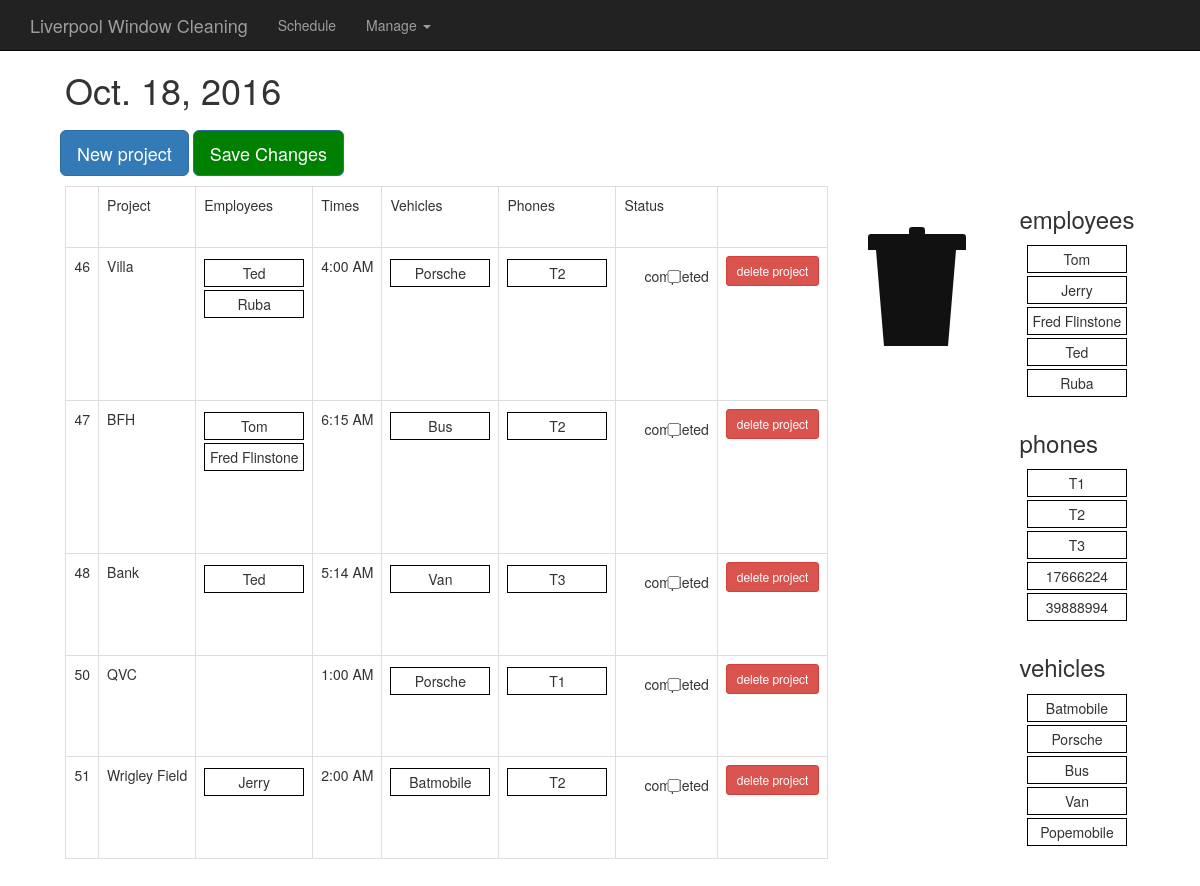
The app's page /, older data.
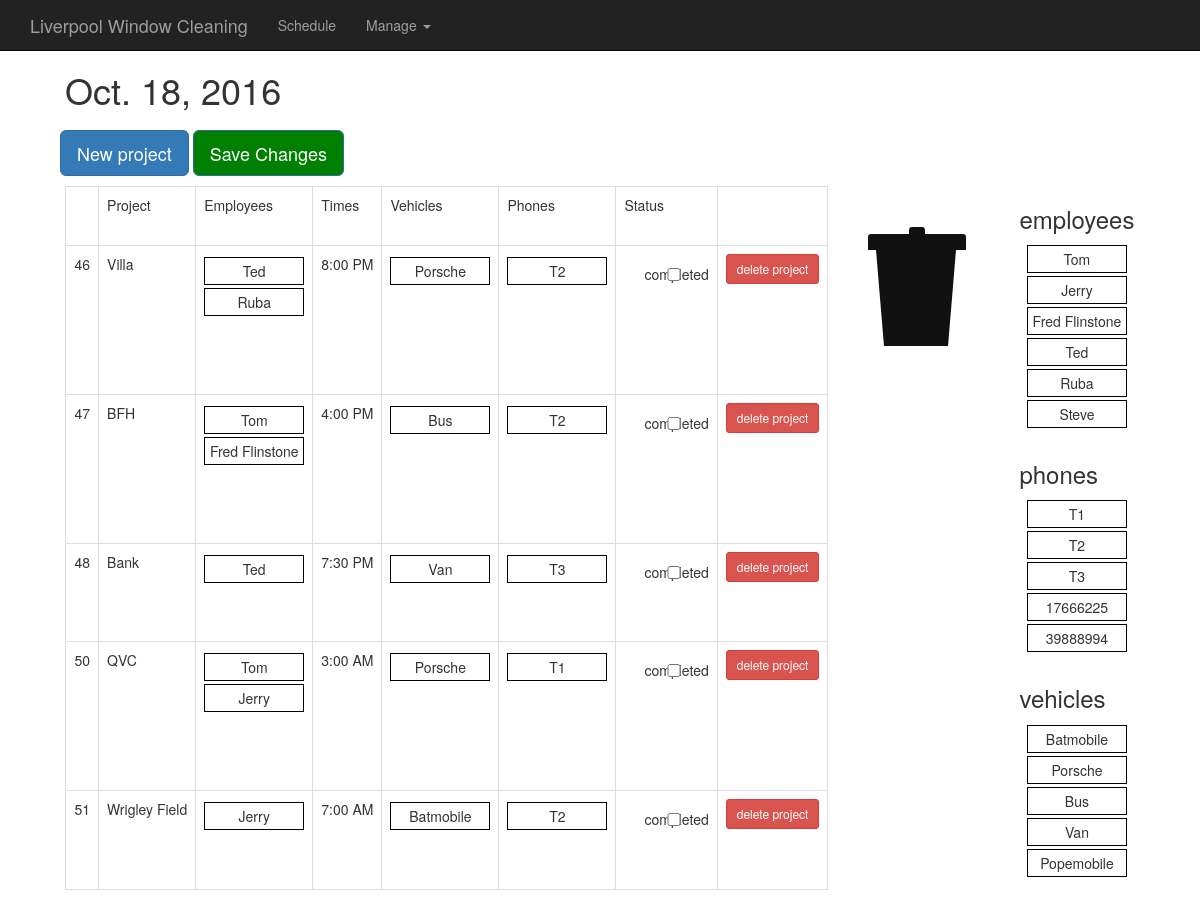
The same page, newer data.
### daily/models.py (models this page shows, shortened)
class Project(models.Model):
  complete = 'CMP'
  incomplete = 'INCMP'
  status_choices = (
      (complete, 'complete'),
      (incomplete, 'incomplete'),
      )
  name = models.CharField(max_length=200)
  date = models.DateField('Date', default=timezone.now().date())
  time = models.TimeField('Time', default=timezone.now().time())
  employee = models.ManyToManyField(Employee)
  phone = models.ManyToManyField(Phone)
  vehicle = models.ManyToManyField(Vehicle)
  status = models.CharField(
      max_length=5,
      choices=status_choices,
      default=incomplete
      )

class Employee(models.Model):
  name = models.CharField(max_length=100)
  category = models.ManyToManyField(Category)

class Vehicle(models.Model):
  name = models.CharField(max_length=100)

class Phone(models.Model):
  number = models.CharField(max_length=10)

### daily/views.py (the view)
# urls.py: url(r'^$', views.index, name='index'),
def index(request):
  today = timezone.now().date()
  incompletes = Project.objects.filter(status='INCMP')
  employees = Employee.objects.all()
  phones = Phone.objects.all()
  vehicles = Vehicle.objects.all()
  date = datetime.date(int(today.year), int(today.month), int(today.day))
  context = {'date': date, 'schedule': incompletes, 'date': today,
      'emp_names': employees, 'phones': phones, 'vehicles': vehicles}
  return render(request, 'daily/daily.html/', context)

### daily/templates/daily/daily.html (shortened to what this page needs)
{% extends 'daily/base.html' %}
{% load static %}
{% block content %}
      <div class="container">
      <div class="starter-template">
        <h1 id="date">{{ date }}</h1>
      </div>
    </div>
    <div id="daily-view">
        <div id="form-fields">
          <button type="button" class="btn btn-primary btn-lg" id="new-proj-button" onclick="addProject()">New project</button>
             <button type="button" class="btn btn-primary btn-lg"
              id="save-button" onclick="updateSchedule()">Save Changes</button>
        </div>
        <div class="h-box">
        <table class="table table-bordered" id="daily-table">
          <tbody>
            <tr>
              <td>  </td>
              <td>Project</td>
              <td>Employees</td>
              <td>Times</td>
              <td>Vehicles</td>
              <td>Phones</td>
              <td>Status </td>
              <td></td>
            </tr>
            {% for project in schedule.all %}
            <tr id={{ project.id }} class ="project">
              <td>{{ project.id }}</td>
              <td class="name-td">{{ project.name }}</td>
              <td>
                <ol class='sortable_with_drop employee_list'>
                  {% for emp in project.employee.all %}
                  <li class="flex-li employee">{{ emp.name }}</li>
                  {% endfor %}
                </ol>
              </td>
              <td class="time-td"><span>{{project.time|time:"g:i A"}}<span></td>
              <td>
                <ol class='sortable_with_drop vehicle_list'>
                  {% for v in project.vehicle.all %}
                  <li class="flex-li vehicle">{{ v.name }}</li>
                  {% endfor %}
                </ol>
              </td>
              <td>
                <ol class='sortable_with_drop phone_list'>
                  {% for tel in project.phone.all %}
                  <li class="flex-li telephone">{{ tel.number }}</li>
                  {% endfor %}
                </ol>
              </td>
              <td>
                <div class="checkbox">
                  <label>
                    <input type="checkbox" class="chk-box"> completed
                  </label>
                </div>
              </td>
              <td>
                <button type="button" class="btn btn-sm btn-danger
                  delete">delete project</button>
              </td>
              {% endfor %}
            </tbody>
          </table>
          <ol class='trash employee_trash'>
            <li>
                <div class="lid"></div>
                <div class="lidcap"></div>
                <div class="bin"></div>
              </li>
            </ol>
          <div class="v-box" id="sources">
            <h3>employees</h3>
            <ol class='sortable_with_no_drop' id="emps-source">
              {% for emp in emp_names.all %}
              <li class="flex-li employee">{{ emp.name }}</li>
              {% endfor %}
            </ol>
            <h3>phones</h3>
            <ol class='sortable_with_no_drop' id="phones-source">
              {% for phone in phones.all %}
              <li class="flex-li telephone">{{ phone.number }}</li>
              {% endfor %}
            </ol>
            <h3>vehicles</h3>
            <ol class='sortable_with_no_drop' id="vehicles-source">
              {% for v in vehicles.all %}
              <li class="flex-li vehicle">{{ v.name }}</li>
              {% endfor %}
            </ol>
          </div>
        </div>
      </div>
    </body>
    {% endblock %}

### daily/templates/daily/base.html (shortened to what this page needs)
<!DOCTYPE html>
{% load static %}
<html lang="en"><head><meta http-equiv="Content-Type" content="text/html; charset=UTF-8">
    <head>
      <link rel="stylesheet" type="text/css" href= "{% static 'daily/bootstrap.min.css' %}"/>
      <link rel="stylesheet" type="text/css" href= "{% static 'daily/daily.css' %}"/>
      <link rel="stylesheet" type="text/css" href= "{% static 'daily/trash.css' %}"/>
    <link href="{% static 'daily/ie10-viewport-bug-workaround.css' %}" rel="stylesheet">
      <link rel="stylesheet" type="text/css" href= "{% static 'daily/jquery.timepicker.css' %}"/>
    </head>
    <body>
      <nav class="navbar navbar-inverse navbar-fixed-top">
      <div class="container">
        <div class="navbar-header">
          <a class="navbar-brand" href="#">Liverpool Window Cleaning</a>
        </div>
        <div id="navbar" class="collapse navbar-collapse">
          <ul class="nav navbar-nav">
            <li><a href="index">Schedule</a></li>
            <li class="dropdown">
            <a href="#" class="dropdown-toggle"
              data-toggle="dropdown" role="button" aria-haspopup="true"
              aria-expanded="false">Manage <span class="caret"></span></a>
                </li>
          </ul>
        </div>
      </div>
      </nav>
  {% block content %}
  {% endblock %}

### daily/static/daily/daily.css (style rules this page uses)
input { width: 100px; }
.flex-li { border: 1px solid black; margin: 3px auto; padding: 3px; width: 100px; text-align: center; }
.h-box { padding: 0; margin: 0; list-style: none; display: -webkit-box; display: -moz-box; display: -ms-flexbox; display: -webkit-flex; display: flex; flex-direction: row; justify-content: space-around; }
.v-box { padding: 0; margin: 0; list-style: none; display: -webkit-box; display: -moz-box; display: -ms-flexbox; display: -webkit-flex; display: flex; flex-direction: column; }
#sources { margin: 0 auto; }
#form-fields { padding: 10px; }
#save-button { //display: none; background: green; }
#daily-table { float: left; width: auto; margin: 0 auto; }
ol { display: inline-block; -webkit-padding-start: 0px; list-style-type: none; //height: 100%; width: 100%; min-height: 30px; }
ol li { float: center; }
body { padding: 50px; margin: auto; }

### daily/static/daily/trash.css (style rules this page uses)
.trash { background: #ffffff; position: relative; width: 160px; height: 160px; //margin: 50px auto 0; border-radius: 4px; transition: box-shadow .2s ease; }
.lidcap, .lid, .bin { position: absolute; }
.lidcap, .lid { border-top-left-radius: 3.2px; border-top-right-radius: 3.2px; background: #111; transition: transform .2s linear, margin .2s linear; }
.lidcap { bottom: 110.4px; left: 65px; height: 8px; width: 16px; }
.lid { bottom: 96px; left: 24px; width: 98px; height: 16px; }
.bin { bottom: 0; left: 32px; width: 80px; border-top: 96px solid #111; border-left: 8px solid transparent; border-right: 8px solid transparent; }

Row changes from the older to the newer data that the page shows:
changed Project "Villa": time "4:00 AM" → "8:00 PM"
changed Project "BFH": time "6:15 AM" → "4:00 PM"
changed Project "Bank": time "5:14 AM" → "7:30 PM"
changed Project "QVC": gains Employee (name "Tom"); gains Employee (name "Jerry"); time "1:00 AM" → "3:00 AM"
changed Project "Wrigley Field": time "2:00 AM" → "7:00 AM"
added Employee: name "Steve", shown under "employees"
changed Phone (number 4 of 5 on the later page): number "17666224" → "17666225"
